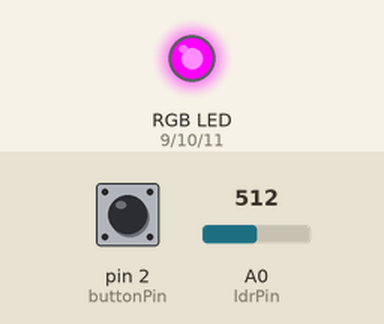
This sketch was run on a simulated Arduino Uno, built with avr-gcc and run on an emulated ATmega328P. On the bench: an RGB LED mixed from three pins (HIGH = lit). The test bench sets the inputs (shaded band); at power-on: A0 (ldrPin) = 512, pin 2 (buttonPin) LOW.

Above: at 1.2 s.
1.3 s: A0 (ldrPin) set to 688
2.8 s: A0 (ldrPin) set to 718
At 2.96 s:
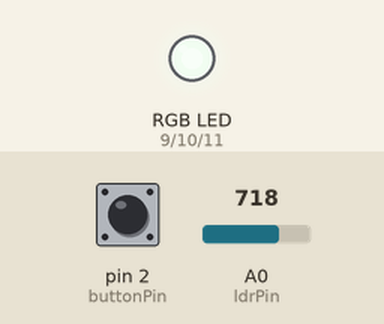
5.8 s: A0 (ldrPin) set to 511
At 7.5 s:
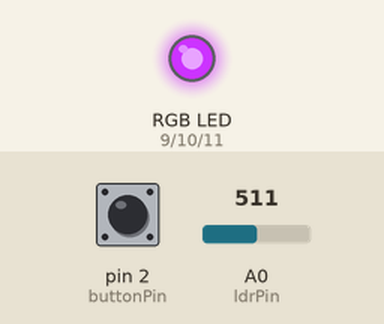
8.8 s: A0 (ldrPin) set to 314
11.8 s: A0 (ldrPin) set to 289
At 12.25 s:
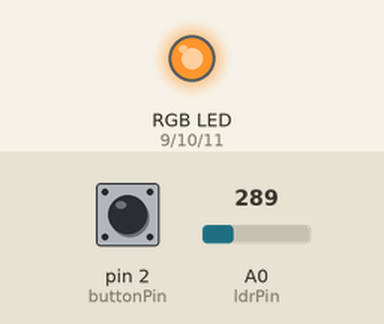
Timing chart, 0 to 44.0 s (numbered marks = the images above; inputs shaded):
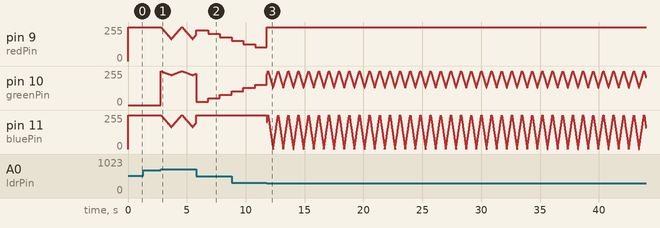

The sketch:

practice-8.ino
```cpp
const int ldrPin = A0;
const int buttonPin = 2;
const int redPin = 9;
const int greenPin = 10;
const int bluePin = 11;

int mood = 10;
int lastButtonState = LOW;
int breathLevel = 0;
int breathStep = 3;

unsigned long touchedTimer = 0;
unsigned long reducedTimer = 0;
unsigned long animTimer = 0;
unsigned long lastDebounceTime = 0;

const unsigned long debounceDelay = 40;
const unsigned long untouchedInterval = 5000;

void writeRGB(int redValue, int greenValue, int blueValue) {
  analogWrite(redPin, 255 - redValue);
  analogWrite(greenPin, 255 - greenValue);
  analogWrite(bluePin, 255 - blueValue);
}

void showMoodSpectrum(int currentMood) {
  int redValue = 0;
  int greenValue = 0;
  int blueValue = 0;

  if (currentMood >= 10) {
    greenValue = map(currentMood, 10, 20, 255, 0);
    blueValue = map(currentMood, 10, 20, 0, 255);
  } else {
    redValue = map(currentMood, 0, 10, 255, 0);
    greenValue = map(currentMood, 0, 10, 0, 255);
  }

  writeRGB(redValue, greenValue, blueValue);
}

void setup() {
  pinMode(buttonPin, INPUT);
  pinMode(redPin, OUTPUT);
  pinMode(greenPin, OUTPUT);
  pinMode(bluePin, OUTPUT);
  touchedTimer = millis();
  reducedTimer = millis();
}

void loop() {
  unsigned long currentMillis = millis();
  int lightValue = analogRead(ldrPin);
  int reading = digitalRead(buttonPin);

  if (reading != lastButtonState && (currentMillis - lastDebounceTime) > debounceDelay) {
    lastDebounceTime = currentMillis;

    if (reading == HIGH) {
      int boost = (lightValue < 300) ? 2 : 1;
      mood = mood + boost;
      if (mood > 20) {
        mood = 20;
      }
      touchedTimer = currentMillis;
      reducedTimer = currentMillis;
    }
  }
  lastButtonState = reading;

  if (lightValue > 700) {
    if (currentMillis - animTimer >= 30) {
      animTimer = currentMillis;
      breathLevel = breathLevel + breathStep;
      if (breathLevel <= 0 || breathLevel >= 90) {
        breathStep = -breathStep;
      }
      writeRGB(breathLevel, breathLevel / 3, breathLevel);
    }
  } else if (lightValue < 300) {
    if (currentMillis - animTimer >= 10) {
      animTimer = currentMillis;
      breathLevel = breathLevel + (breathStep * 2);

      if (breathLevel <= 0) {
        breathLevel = 0;
        breathStep = -breathStep;
      } else if (breathLevel >= 255) {
        breathLevel = 255;
        breathStep = -breathStep;
      }

      writeRGB(0, breathLevel / 2, breathLevel);
    }
  } else {
    if (currentMillis - touchedTimer > untouchedInterval && currentMillis - reducedTimer >= 1000) {
      reducedTimer = currentMillis;
      if (mood > 0) {
        mood = mood - 1;
      }
    }
    showMoodSpectrum(mood);
  }
}
```

Measured:
- the behaviour switches between 700 and 701 on A0 (ldrPin) (found by bisection; images 0 and 1)
- the behaviour switches between 300 and 299 on A0 (ldrPin) (found by bisection; images 2 and 3)
- after the input at 1.3 s, every drawn part: stays the same
